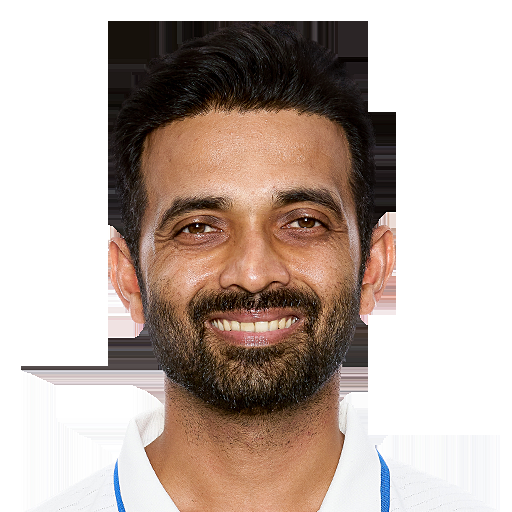
#> input picture Mashup/cricket-face-mashup-web/test_uploads/A._Rahane.png, 512 x 512 px
$ python -i horizontal_mashup.py   (imports and definitions only)
#> lines starting #> are read from the running program, lines starting #| are printed output that depends on the picture; after the words box and inside, x2 and y2 are one past the last pixel; in counts of white or black regions, pixels touching at a corner belong together
#> further down, picture is the input picture: shape (512, 512, 3); mean B, G, R 166.7, 175, 190.1
import cv2
import numpy as np
import json
import os
from typing import Tuple, Optional

class HorizontalFaceMashup:
    def __init__(self, config_path: str = "mashup_config.json"):
        """Initialize the horizontal face mashup processor with configuration."""
        self.config = self._load_config(config_path)
        self._setup_face_cascade()

    def _load_config(self, config_path: str) -> dict:
        """Load configuration from JSON file."""
#> called with config_path = 'mashup_config.json'
        try:
            with open(config_path, 'r') as f:
#> (reads Mashup/cricket-face-mashup-web/backend/mashup_config.json from the repository)
                return json.load(f)
        except FileNotFoundError:
            print(f"⚠️ Config file {config_path} not found, using defaults")
            return self._get_default_config()
        except json.JSONDecodeError:
            print(f"⚠️ Invalid JSON in {config_path}, using defaults")
            return self._get_default_config()

    # [21 lines left out: function _get_default_config, not called in this run]

    def _setup_face_cascade(self):
        """Setup OpenCV face detection cascade."""
        cascade_path = cv2.data.haarcascades + 'haarcascade_frontalface_default.xml'
        self.face_cascade = cv2.CascadeClassifier(cascade_path)
        if self.face_cascade.empty():
            print("⚠️ Warning: Could not load face cascade classifier")

    # [55 lines left out: functions detect_face, extract_face_region, create_horizontal_transparency_mask, not called in this run]

    def apply_canny_edge_detection(self, image: np.ndarray, face_rects: list = None) -> np.ndarray:
        """
        Apply comprehensive Canny edge detection with face preservation and background removal.

        Args:
            image: Input composite image with transparency gradient
            face_rects: List of face rectangles to preserve (optional)

        Returns:
            Image with edges preserved on white background
        """
        config = self.config["processing"]

        # Step 1: Preprocess the composite image
        print("🔍 Step 1: Preprocessing composite image...")

        # Convert to grayscale for edge detection
        gray = cv2.cvtColor(image, cv2.COLOR_BGR2GRAY)
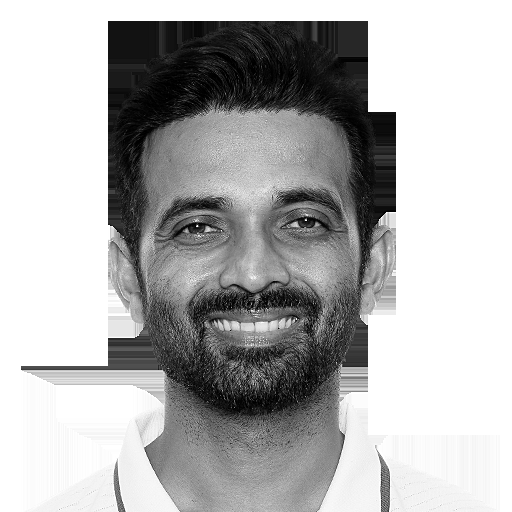
#> gray: shape (512, 512); min 0, max 255, mean 178.5

        # Apply Gaussian blur to reduce noise
        blur_kernel = tuple(config["gaussian_blur_kernel"])
        blurred = cv2.GaussianBlur(gray, blur_kernel, 0)

        # Step 2: Apply Canny edge detection
        print("🔍 Step 2: Applying Canny edge detection...")
        edges = cv2.Canny(blurred, config["canny_edge_low"], config["canny_edge_high"])
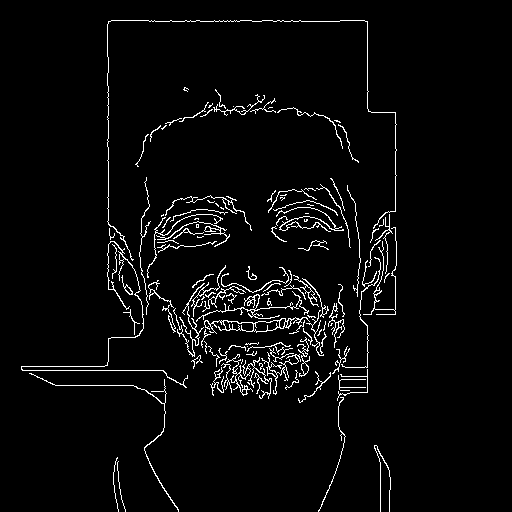
#> edges: shape (512, 512); 3.6% white in thin lines or dots, all inside (x1, y1, x2, y2) = (21, 20, 397, 512)

        # Step 3: Create face preservation mask
        print("🔍 Step 3: Creating face preservation mask...")
        face_mask = self._create_face_preservation_mask(image.shape[:2], face_rects)

        # Step 4: Enhance and filter edges
        print("🔍 Step 4: Enhancing and filtering edges...")
        enhanced_edges = self._enhance_edges(edges, face_mask)

        # Step 5: Create final result with white background
        print("🔍 Step 5: Creating final result...")
        result = self._create_final_result(image, enhanced_edges, face_mask)

        return result

    def _create_face_preservation_mask(self, image_shape: Tuple[int, int], face_rects: list = None) -> np.ndarray:
        """Create a mask to preserve face regions during edge detection."""
        height, width = image_shape
        mask = np.zeros((height, width), dtype=np.uint8)

        if face_rects:
            for face_rect in face_rects:
                if face_rect is not None:
                    x, y, w, h = face_rect
                    # Expand face region based on configuration
                    expansion = config["face_expansion_pixels"]
                    x1 = max(0, x - expansion)
                    y1 = max(0, y - expansion)
                    x2 = min(width, x + w + expansion)
                    y2 = min(height, y + h + expansion)

                    # Create elliptical mask for face region
                    center = ((x1 + x2) // 2, (y1 + y2) // 2)
                    axes = ((x2 - x1) // 2, (y2 - y1) // 2)
                    cv2.ellipse(mask, center, axes, 0, 0, 360, 255, -1)

        # Apply Gaussian blur to smooth the mask edges
        mask = cv2.GaussianBlur(mask, (15, 15), 0)

        # Normalize to 0-1 range
        mask = mask.astype(np.float32) / 255.0

        return mask

    def _enhance_edges(self, edges: np.ndarray, face_mask: np.ndarray) -> np.ndarray:
        """Enhance edges while preserving face regions."""
        config = self.config["processing"]

        # Dilate edges to make them more prominent
        kernel = np.ones((3, 3), np.uint8)
        dilated_edges = cv2.dilate(edges, kernel, iterations=1)
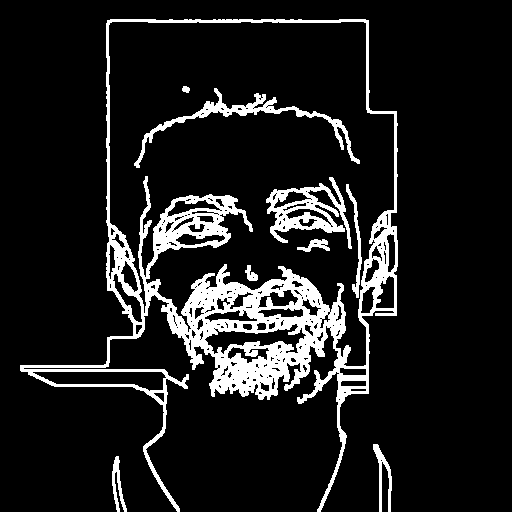
#> dilated_edges: shape (512, 512); 11.3% white; 9 white regions, largest, box (x1, y1, x2, y2) and area: (20, 19, 398, 512) 24067, (266, 177, 352, 249) 2233, (134, 88, 360, 168) 1874

        # Apply morphological operations to clean up edges
        # Remove small noise
        kernel_small = np.ones((2, 2), np.uint8)
        cleaned_edges = cv2.morphologyEx(dilated_edges, cv2.MORPH_CLOSE, kernel_small)
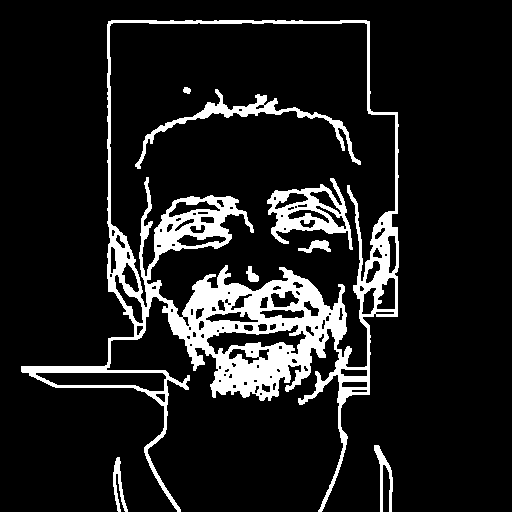
#> cleaned_edges: shape (512, 512); 11.7% white; 8 white regions, largest, box (x1, y1, x2, y2) and area: (21, 20, 399, 512) 25304, (267, 178, 353, 250) 2313, (135, 89, 361, 169) 1921

        # Enhance edges in face regions
        face_enhanced_edges = cleaned_edges.copy()

        # Apply stronger edge enhancement in face regions
        face_preservation_threshold = config["face_preservation_strength"]
        face_region = (face_mask > face_preservation_threshold).astype(np.uint8) * 255
#> face_region: shape (512, 512); every value is 0

        # Find contours in face regions
        contours, _ = cv2.findContours(face_region, cv2.RETR_EXTERNAL, cv2.CHAIN_APPROX_SIMPLE)
#> contours = []

        # Filter and enhance important contours
        contour_threshold = config["contour_area_threshold"]
        edge_iterations = config["edge_enhancement_iterations"]

        for contour in contours:
            area = cv2.contourArea(contour)
            if area > contour_threshold:  # Only process significant contours
                # Enhance edges around this contour
                x, y, w, h = cv2.boundingRect(contour)
                roi = cleaned_edges[y:y+h, x:x+w]
                if roi.size > 0:
                    # Apply stronger edge enhancement based on configuration
                    enhanced_roi = cv2.dilate(roi, np.ones((2, 2), np.uint8), iterations=edge_iterations)
                    face_enhanced_edges[y:y+h, x:x+w] = enhanced_roi
#> this loop made 0 passes

        return face_enhanced_edges

    def _create_final_result(self, original_image: np.ndarray, edges: np.ndarray, face_mask: np.ndarray) -> np.ndarray:
        """Create final result with edges on white background."""
        config = self.config["processing"]

        # Create white background
        white_bg = np.full_like(original_image, 255)

        # Convert edges to 3-channel
        edge_mask_3d = cv2.merge([edges, edges, edges])

        # Create preservation mask for face regions
        face_preservation_mask = face_mask[:, :, np.newaxis]
#> face_preservation_mask: shape (512, 512, 1) float32; every value is 0

        # Blend original image with white background based on face mask
        # Preserve more of original image in face regions, more white in background
        preserved_regions = original_image * face_preservation_mask
#> preserved_regions: shape (512, 512, 3) float32; every value is 0
        background_regions = white_bg * (1.0 - face_preservation_mask)
#> background_regions: shape (512, 512, 3) float32; every value is 255

        # Combine preserved regions and background
        base_result = preserved_regions + background_regions

        # Overlay edges
        # Use edges as a mask to determine where to show edges vs preserved content
        edge_strength = edges.astype(np.float32) / 255.0
        edge_strength_3d = edge_strength[:, :, np.newaxis]

        # Create edge overlay (black edges)
        edge_overlay = np.zeros_like(original_image)
        edge_overlay[edges > 0] = [0, 0, 0]  # Black edges

        # Blend edges with base result
        final_result = base_result * (1.0 - edge_strength_3d) + edge_overlay * edge_strength_3d

        # Ensure values are in valid range
        final_result = np.clip(final_result, 0, 255).astype(np.uint8)

        return final_result

    # [159 lines left out: functions create_mashup, save_debug_images, process_mashup_with_edge_detection, _scale_face_rect, _save_edge_detection_debug_images, update_config, not called in this run]

    def get_current_config(self) -> dict:
        """Get current configuration."""
        return self.config.copy()

>>> import cv2
>>> picture = cv2.imread('../test_uploads/A._Rahane.png')
>>> result = HorizontalFaceMashup().apply_canny_edge_detection(picture)
